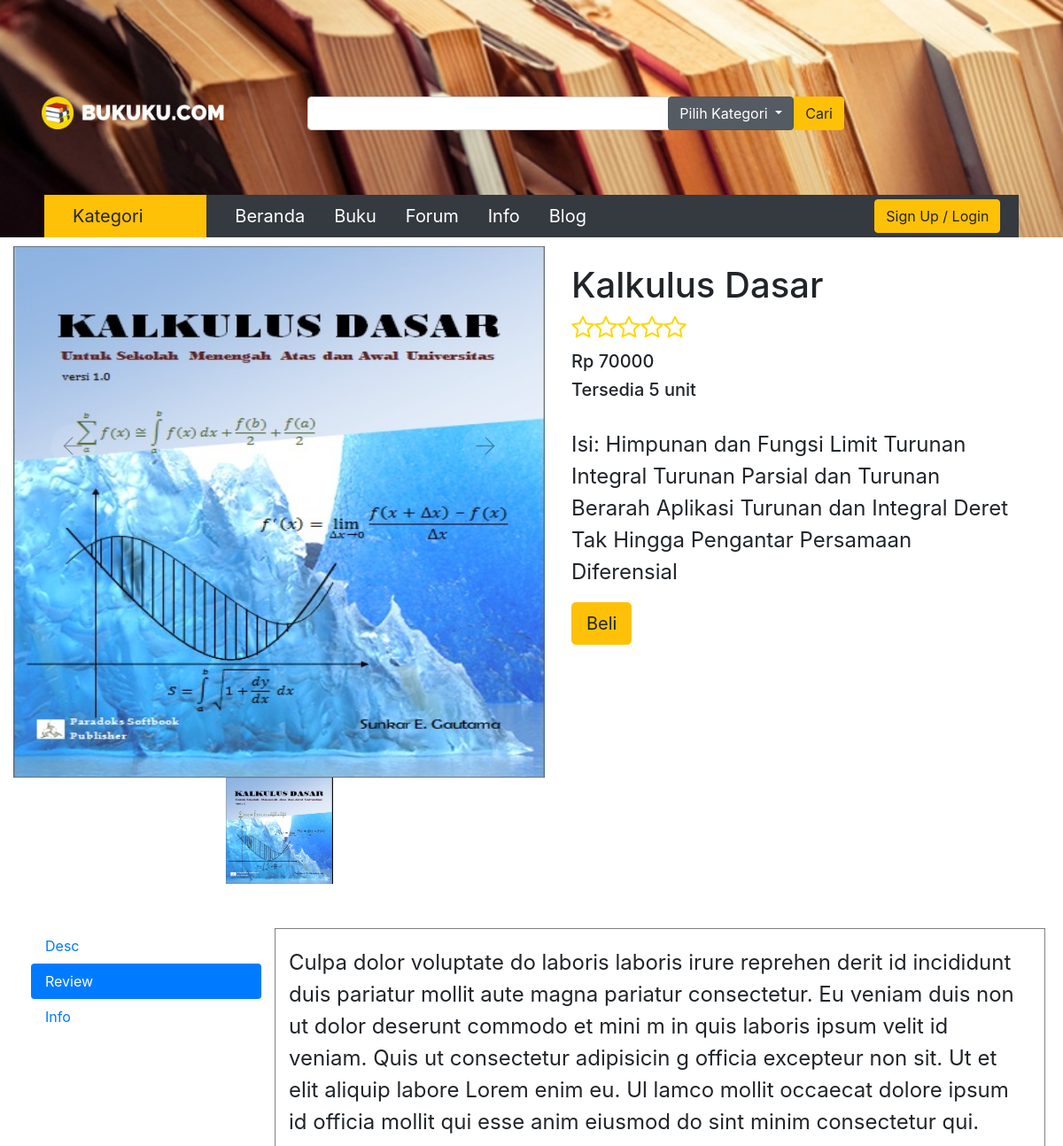
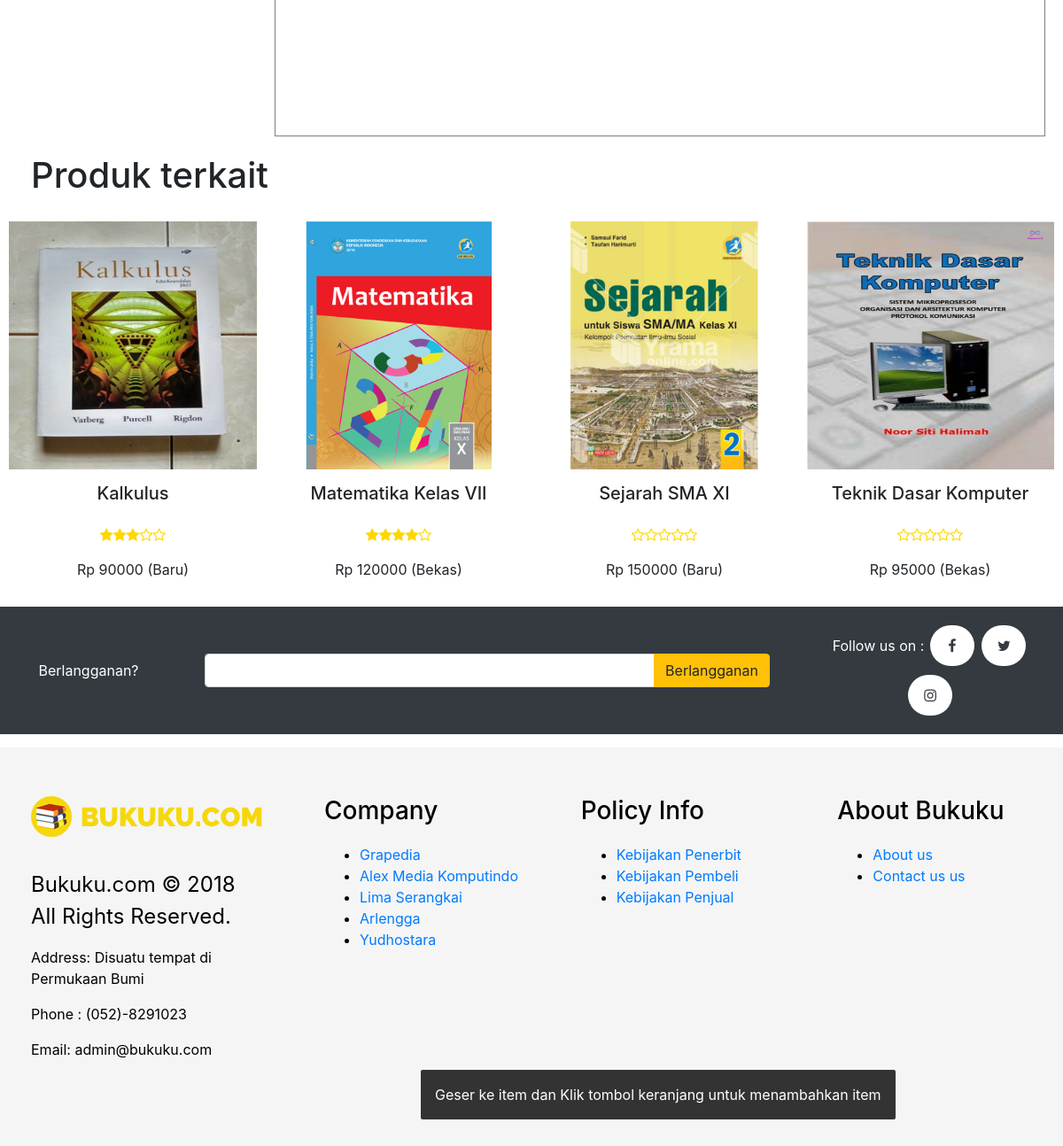
The page /buy?id=7 on the database its author committed (2 pictures, top to bottom).
### tables this page shows
CREATE TABLE `buku` (
  `ID_BUKU` int(11) NOT NULL,
  `JUDUL` varchar(100) NOT NULL,
  `HARGA` varchar(15) NOT NULL,
  `USERNAME` varchar(20) NOT NULL,
  `JUMLAH` int(11) NOT NULL,
  `GAMBAR` varchar(20) NOT NULL,
  `PENGARANG` varchar(15) NOT NULL,
  `DESKRIPSI` mediumtext NOT NULL,
  `KATEGORI` varchar(15) NOT NULL,
  `RATING` int(11) NOT NULL,
  `BEKAS` tinyint(1) NOT NULL
);

### application/controllers/Buy.php (called while the page is built, shortened)
<?php
class Buy extends CI_Controller {
	public function __construct()
	{
		$this->load->model("m_buku");
	}
	public function index()
	{
		$id = $this->input->get('id');
		$data = $this->m_buku->getById($id)[0];
		$related = $this->m_buku->getRelated($data['JUDUL'], $data['KATEGORI'], $data['ID_BUKU']);
		if(count($related) > 0){
			if(count($related) < 4){
				$rest = $this->m_buku->getRelatedRest($data['JUDUL'], $data['KATEGORI'],$data['ID_BUKU'], 4 - count($related));
				foreach($rest as $r){
					array_push($related, $r);
				}
			}
			$data['related'] =  $related;
		} else {
			$rest = $this->m_buku->getRelatedRest($data['JUDUL'], $data['KATEGORI'],$data['ID_BUKU'], 4 - count($related));
			$data['related'] =  $rest;
		}
		$this->load->view('v_buy', $data);
	}
}

### index.php (called while the page is built, shortened)
<?php
require_once BASEPATH.'core/CodeIgniter.php';

### application/models/m_buku.php (called while the page is built, shortened)
<?php
class M_Buku extends CI_Model {
	public function getById($id){
		$query = $this->db->query("SELECT * FROM buku WHERE id_buku = '$id'");
		return $query->result_array();
	}
	public function getRelated($judul, $kategori, $id){
		$query = $this->db->query("SELECT * FROM buku WHERE (judul LIKE '%$judul%' OR kategori LIKE '%$kategori%') AND id_buku <> '$id' LIMIT 4");
		return $query->result_array();
	}
	public function getRelatedRest($judul, $kategori, $id, $rest){
		$query = $this->db->query("SELECT * FROM buku WHERE (judul NOT LIKE '%$judul%' AND kategori NOT LIKE '%$kategori%') AND id_buku <> '$id' LIMIT $rest");
		return $query->result_array();
	}
}

### application/views/related.php (the view, shortened to what this page needs)
<div class="terkaitSection">
                <?php
                    if($related != null){
                ?>
                <div class="row" style="margin:20px">
                    <h1>Produk terkait</h1>
                </div>
                <div class="row terpopulerChild wrapCenter">
                    <?php
                    foreach($related as $r){
                    ?>
                    <div class="col-md thumbVertical innerCenter-0">
                        <div class="row wrapCenter">
                            <img src="<?php echo base_url() ?>uploads/<?php echo $r['GAMBAR']; ?>" class="tilesVerticalThumbNail innerCenter-0" />
                        </div>
                        <div class="row desc wrapCenter">
                            <div class="innerCenter-0">
                                <h5><?php echo $r['JUDUL']; ?></h5>
                            </div>
                        </div>
                        <div class="row  wrapCenter">
                            <div class="rating innerCenter-0">
                                <?php
                                for($i = 1; $i<=5; $i++){
                                    echo (($i<=$r['RATING']) ? ('<i class="fa fa-star"></i>') : ('<i class="fa fa-star-o"></i>'));
                                }
                            ?>
                            </div>
                        </div>
                        <div class="row wrapCenter">
                            <div class="price innerCenter-0">
                                Rp <?php echo $r['HARGA']." (".($r['BEKAS']?'Bekas':'Baru').")"; ?>
                            </div>
                        </div>
                    </div>
                    <?php
                    }
                    ?>
                </div>
                <?php
                    } else {
                        ?>
                    <div class="row" style="margin:20px">
                        <h1>Tidak ada Produk terkait</h1>
                    </div>
                        <?php
                    }
                ?>
            </div>

### application/views/v_buy.php (shortened to what this page needs)
<!DOCTYPE html>
<html lang="en" xmlns="http://www.w3.org/1999/xhtml">
<head>
    <link rel="stylesheet" href="<?php echo base_url() ?>css/page.css" />
    <link rel="stylesheet" href="<?php echo base_url() ?>css/icons.css" />
    <link rel="stylesheet" href="<?php echo base_url() ?>css/controls.css" />
    <link rel="stylesheet" href="https://maxcdn.bootstrapcdn.com/bootstrap/4.0.0/css/bootstrap.min.css" />
    <link rel="stylesheet" href="https://cdnjs.cloudflare.com/ajax/libs/font-awesome/4.7.0/css/font-awesome.min.css" />
</head>
<body>
    <div class="container-fluid header" style="padding:0">
        <?php include 'header.php'; ?>
        <div class="container-fluid content max1080p">
            <div class="row">
                <div class="col-md-6 picSection" style="margin-top: 10px">
                    <div id="jssor_1" style="position:relative;margin:0 auto;top:0px;left:0px;width:500px;height:600px;overflow:hidden;visibility:hidden;">
                        <div data-u="slides" style="cursor:default;position:relative;top:0px;left:0px;width:500px;height:500px;overflow:hidden;">
                            <div data-p="170.00">
                                <img data-u="image" src="<?php echo base_url() ?>uploads/<?php echo $GAMBAR; ?>" />
                                <img data-u="thumb" src="<?php echo base_url() ?>uploads/<?php echo $GAMBAR; ?>" />
                            </div>
                        </div>
                        <div data-u="thumbnavigator" class="jssort101" style="position:absolute;left:0px;bottom:0px;width:980px;height:100px;" data-autocenter="1" data-scale-bottom="0.75">
                            <div data-u="slides">
                                <div data-u="prototype" class="p" style="width:100px;height:100px;">
                                </div>
                            </div>
                        </div>
                        <div data-u="arrowleft" class="jssora106" style="width:55px;height:55px;top:162px;left:30px;" data-scale="0.75">
                            <svg viewbox="0 0 16000 16000" style="position:absolute;top:0;left:0;width:100%;height:100%;">
                                <circle class="c" cx="8000" cy="8000" r="6260.9"></circle>
                                <polyline class="a" points="7930.4,5495.7 5426.1,8000 7930.4,10504.3 "></polyline>
                                <line class="a" x1="10573.9" y1="8000" x2="5426.1" y2="8000"></line>
                            </svg>
                        </div>
                        <div data-u="arrowright" class="jssora106" style="width:55px;height:55px;top:162px;right:30px;" data-scale="0.75">
                            <svg viewbox="0 0 16000 16000" style="position:absolute;top:0;left:0;width:100%;height:100%;">
                                <circle class="c" cx="8000" cy="8000" r="6260.9"></circle>
                                <polyline class="a" points="8069.6,5495.7 10573.9,8000 8069.6,10504.3 "></polyline>
                                <line class="a" x1="5426.1" y1="8000" x2="10573.9" y2="8000"></line>
                            </svg>
                        </div>
                    </div>
                </div>
                <div class="col-md-6">
                    <div class="descSection">
                        <h1 class="bukuTitle"><?php echo $JUDUL; ?></h1>
                        <h3 id="bukuRating">
                            <?php
                                for($i = 1; $i<=5; $i++){
                                    echo (($i<=$RATING) ? ('<i class="fa fa-star"></i>') : ('<i class="fa fa-star-o"></i>'));
                                }
                            ?>
                        </h3>
                        <h5 id="bukuHarga">Rp <?php echo $HARGA; ?></h5>
                        <h5 id="bukuHarga">Tersedia <?php echo $JUMLAH; ?> unit</h5>
                        <br />
                        <p id="bukuDesc">
                            <?php echo $DESKRIPSI; ?>
                        </p>
                        <button type="button" class="btn btn-lg btn-warning">Beli</button>
                    </div>
                </div>
            </div>
            <div class="horizontalSpacing"></div>
            <div class="" style="margin:20px">
                <div class="row">
                    <div class="col-3">
                        <div class="nav flex-column nav-pills" id="v-pills-tab" role="tablist" aria-orientation="vertical">
                            <a class="nav-link" id="v-pills-home-tab" data-toggle="pill" href="#v-pills-home" role="tab" aria-controls="v-pills-home" aria-selected="false">Desc</a>
                            <a class="nav-link active show" id="v-pills-profile-tab" data-toggle="pill" href="#v-pills-profile" role="tab" aria-controls="v-pills-profile" aria-selected="true">Review</a>
                            <a class="nav-link" id="v-pills-messages-tab" data-toggle="pill" href="#v-pills-messages" role="tab" aria-controls="v-pills-messages" aria-selected="false">Info</a>
                        </div>
                    </div>
                    <div class="col-9 commentSection">
                        <div class="tab-content" id="v-pills-tabContent">
                            <div class="tab-pane fade active show" id="v-pills-profile" role="tabpanel" aria-labelledby="v-pills-profile-tab">
                                <p>Culpa dolor voluptate do laboris laboris irure reprehen
                                derit id incididunt duis pariatur mollit aute magna pariatur
                                consectetur. Eu veniam duis non ut dolor deserunt commodo et mini
                                m in quis laboris ipsum velit id veniam. Quis ut consectetur adipisicin
                                g officia excepteur non sit. Ut et elit aliquip labore Lorem enim eu. Ul
                                lamco mollit occaecat dolore ipsum id officia mollit qui esse anim eiusmod
                                do sint minim consectetur qui.</p>
                            </div>
                        </div>
                    </div>
                </div>
            </div>
            <?php include 'related.php'; ?>
        </div>
        <?php include 'footer.php'; ?>
    </div>
</body>
</html>

### rows shown on the page
buku: GAMBAR (picture), JUDUL "Kalkulus Dasar", RATING 0 (drawn), HARGA "70000", JUMLAH "5", DESKRIPSI "Isi: Himpunan dan Fungsi Limit Turunan Integral Turunan Parsial dan Turunan Berarah Aplikasi Turunan dan Integral Deret Tak Hingga Pengantar Persamaan Diferensial"
buku: GAMBAR (picture), JUDUL "Kalkulus", RATING 3 (drawn), HARGA "90000", BEKAS "Baru"
buku: GAMBAR (picture), JUDUL "Matematika Kelas VII", RATING 4 (drawn), HARGA "120000", BEKAS "Bekas"
buku: GAMBAR (picture), JUDUL "Sejarah SMA XI", RATING 0 (drawn), HARGA "150000", BEKAS "Baru"
buku: GAMBAR (picture), JUDUL "Teknik Dasar Komputer", RATING 0 (drawn), HARGA "95000", BEKAS "Bekas"
